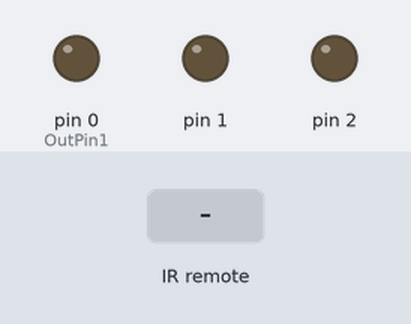
This sketch was run on a simulated Arduino Uno, built with avr-gcc and run on an emulated ATmega328P. On the bench: output pins drawn as LEDs (lit = HIGH). The test bench sets the inputs (shaded band).

Above: at 1.2 s.
1.3 s: infrared code 0xFFA25D received
At 2.1 s:
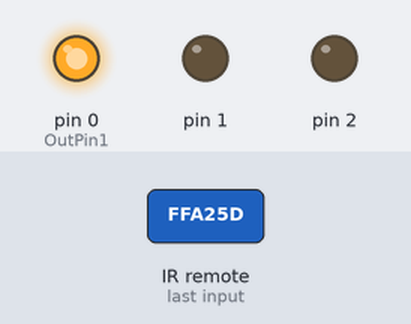
2.8 s: infrared code 0xFF18E7 received
At 3.3 s:
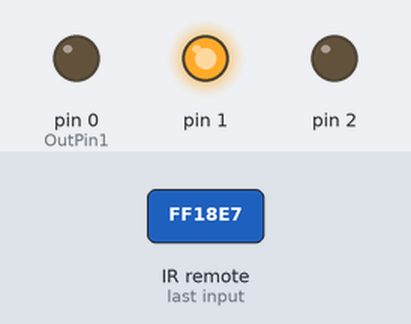
4.3 s: infrared code 0xFF7A85 received
At 5.5 s:
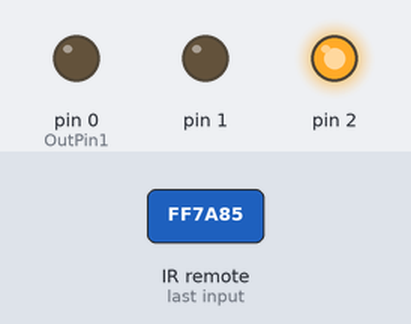
5.8 s: infrared code 0xFF30CF received
At 6.7 s:
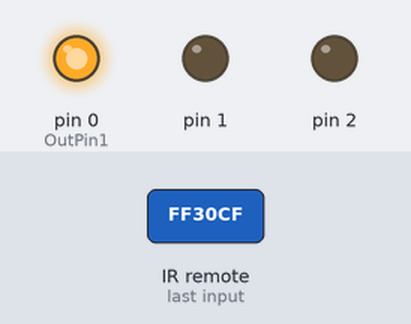
Timing chart, 0 to 8.3 s (numbered marks = the images above; inputs shaded):
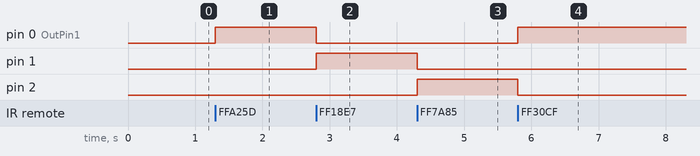

Measured:
- after the input at 1.3 s, pin 0 (OutPin1): LOW → HIGH at once
- after the input at 2.8 s, pin 0 (OutPin1): HIGH → LOW at once; pin 1: LOW → HIGH at once
- after the input at 4.3 s, pin 1: HIGH → LOW at once; pin 2: LOW → HIGH at once
- after the input at 5.8 s, pin 0 (OutPin1): LOW → HIGH at once; pin 2: HIGH → LOW at once

The sketch:

ircontrol_fan.ino
```cpp
#include <IRremote.h>
//https://github.com/z3t0/Arduino-IRremote

/*
* These hexadecimal codes must be discovered using an Arduio UNO first.
* Uncomment the serial output lines, and use the serial monitor to discover the code,
* pressing the desired remote control key.
*/

#define IR_OnOff 0xFFA25D
#define IR_MinPw 0xFF30CF
#define IR_MedPw 0xFF18E7
#define IR_FulPw 0xFF7A85

const int OutPin1 = 0; //Primeiro pino de saida, total de 3
int lstpos = OutPin1;
bool OnOff = 0;   //Inicialmente Desligado
IRrecv irrecv(3); //Pino do sensor IR
decode_results results;

void setup()
{
  for (int i = 0; i <= 3; i++)
    pinMode(OutPin1 + i, OUTPUT);
  //Uncomment the line below to find the hex code on an UNO Arduino
  //Serial.begin(9600);
  irrecv.enableIRIn();
}

void loop() {
  bool valid = 0;
  if (irrecv.decode(&results)) {
    switch (results.value) {
      case IR_OnOff:
        OnOff = !OnOff;
        valid = 1;
        break;

      case IR_MinPw:
        lstpos = OutPin1;
        valid = 1;
        break;

      case IR_MedPw:
        lstpos = OutPin1 + 1;
        valid = 1;
        break;

      case IR_FulPw:
        lstpos = OutPin1 + 2;
        valid = 1;
        break;
    }

    if (valid) {
      for (int i = 0; i <= 3; i++)
        digitalWrite(OutPin1 + i, LOW);

      digitalWrite(lstpos, OnOff);
      valid = 0;
    }
    //Uncomment the line below to find the hex code on an UNO Arduino
    //Serial.print("0x"); Serial.println(results.value, HEX);
    irrecv.resume();
    delay_ten_us(15000);
  }
}

void delay_ten_us(uint16_t us) {
  #define NOP __asm__ __volatile__ ("nop")
  uint8_t timer;
  while (us != 0) {
    for (timer = 0; timer <= 25; timer++) {
      NOP;
      NOP;
    }
    NOP;
    us--;
  }
}
```
